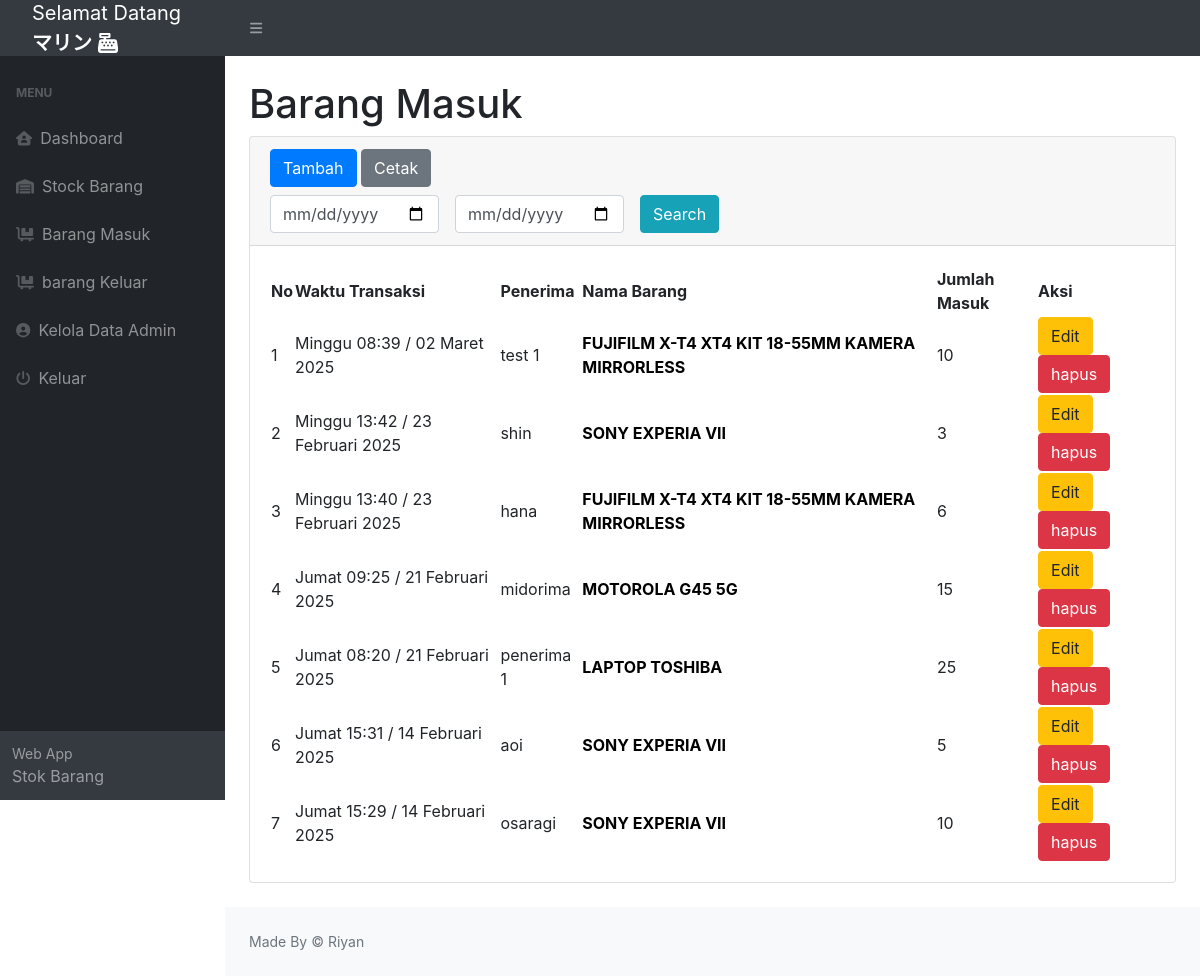
Page /goodsEnter.php (signed in) on the committed database.
### tables this page shows
CREATE TABLE `goods_enter` (
  `id_enter` int NOT NULL,
  `goods_id` int NOT NULL,
  `time_in` timestamp NOT NULL DEFAULT CURRENT_TIMESTAMP,
  `accepted` varchar(70) NOT NULL,
  `qty` int NOT NULL
);

CREATE TABLE `goods` (
  `id_goods` int NOT NULL,
  `goods_name` varchar(70) NOT NULL,
  `description` varchar(100) NOT NULL,
  `stock` int NOT NULL,
  `image` varchar(100) DEFAULT NULL
);

### timeFormat.php (called while the page is built)
<?php
$time = strtotime($data['time_in']);
$hari = ['Minggu', 'Senin', 'Selasa', 'Rabu', 'Kamis', 'Jumat', 'Sabtu'];
$bulan = ['Januari', 'Februari', 'Maret', 'April', 'Mei', 'Juni', 'Juli', 'Agustus', 'September', 'Oktober', 'November', 'Desember'];
$format_tanggal = $hari[date('w', $time)] . " " . date('H:i', $time) . " / " . date('d', $time) . " " . $bulan[date('n', $time) - 1] . " " . date('Y', $time);

### goodsEnter.php (the view, shortened to what this page needs)
<?php
include 'connection.php';
try {
    if (isset($_POST['dateFilter'])) {
        $startDate = $_POST['filterDateStart'];
        $endDate = $_POST['filterDateUntil'];
        if (!empty($startDate) && !empty($endDate)) {
            $query = $db->prepare("SELECT goods_enter.*, goods.goods_name, goods.image,goods.description
                                    FROM goods_enter
                                    INNER JOIN goods ON goods_enter.goods_id = goods.id_goods
                                    WHERE time_in BETWEEN :startDate AND DATE_ADD(:endDate, INTERVAL 1 DAY)
                                    ORDER BY time_in DESC");
            $query->bindParam(':startDate', $startDate);
            $query->bindParam(':endDate', $endDate);
            $query->execute();
            $dataTransaksi = $query->fetchAll();
        } else {
            $query = $db->query("SELECT goods_enter.*, goods.goods_name, goods.image,goods.description
                                    FROM goods_enter
                                    INNER JOIN goods ON goods_enter.goods_id = goods.id_goods
                                    ORDER BY time_in DESC");
            $dataTransaksi = $query->fetchAll();
        }
    } else {
        $query = $db->query("SELECT goods_enter.*, goods.goods_name, goods.image, goods.description
                                    FROM goods_enter
                                    INNER JOIN goods ON goods_enter.goods_id = goods.id_goods
                                    ORDER BY time_in DESC");
        $dataTransaksi = $query->fetchAll();
    }
} catch (Exception $e) {
    echo "Gagal :" . $e->getMessage();
}
?>
<!DOCTYPE html>
<html lang="en">
<head>
    <link href="https://cdn.jsdelivr.net/npm/simple-datatables@7.1.2/dist/style.min.css" rel="stylesheet" />
    <link href="css/styles.css" rel="stylesheet" />
    <link rel="stylesheet" href="https://cdn.jsdelivr.net/npm/bootstrap@4.6.2/dist/css/bootstrap.min.css">
    <link rel="stylesheet" href="css/imageStyle.css">
</head>
<body class="sb-nav-fixed">
    <nav class="sb-topnav navbar navbar-expand navbar-dark bg-dark">
        <a class="navbar-brand ps-3" href="index.php"> Selamat Datang <br>
            <b><?= $_SESSION['name']; ?></b>
            <i class="fas fa-cash-register"></i>
        </a>
        <button class="btn btn-link btn-sm order-1 order-lg-0 me-4 me-lg-0" id="sidebarToggle" href="#!"><i
                class="fas fa-bars"></i></button>
    </nav>
    <div id="layoutSidenav">
        <div id="layoutSidenav_nav">
            <nav class="sb-sidenav accordion sb-sidenav-dark" id="sidenavAccordion">
                <div class="sb-sidenav-menu">
                    <div class="sb-sidenav-menu">
                        <div class="nav">
                            <div class="sb-sidenav-menu-heading">Menu</div>
                            <a class="nav-link" href="index.php">
                                <div class="sb-nav-link-icon"><i class="fa-solid fa-house-user"></i></div>
                                Dashboard
                            </a>
                            <a class="nav-link" href="goodsList.php">
                                <div class="sb-nav-link-icon"><i class="fas fa-warehouse"></i></div>
                                Stock Barang
                            </a>
                            <a class="nav-link" href="goodsEnter.php">
                                <div class="sb-nav-link-icon"><i class="fas fa-dolly-flatbed"></i></div>
                                Barang Masuk
                            </a>
                            <a class="nav-link" href="goodsOut.php">
                                <div class="sb-nav-link-icon"><i class="fas fa-dolly-flatbed"></i></div>
                                barang Keluar
                            </a>
                            <a class="nav-link" href="usersList.php">
                                <div class="sb-nav-link-icon"><i class="fas fa-user-circle"></i></div>
                                Kelola Data Admin
                            </a>
                            <a class="nav-link" href="logout.php">
                                <div class="sb-nav-link-icon"><i class="fas fa-power-off"></class=>></i></div>
                                Keluar
                            </a>
                        </div>
                    </div>
                </div>
                <div class="sb-sidenav-footer">
                    <div class="small">Web App</div>
                    Stok Barang
                </div>
            </nav>
        </div>
        <div id="layoutSidenav_content">
            <main>
                <div class="container-fluid px-4">
                    <h1 class="mt-4">Barang Masuk </h1>
                    <div class="card mb-4">
                        <div class="card-header">
                            <button type="button" class="btn btn-primary" data-bs-toggle="modal"
                                data-bs-target="#tambahBarang">
                                Tambah
                            </button>
                            <a href="exportGoodsEnter.php" class="btn btn-secondary">Cetak</a>
                            <br>
                            <div class="row mt-2">
                                <div class="col">
                                    <form method="POST" class="form-inline">
                                        <input type="date" name="filterDateStart" class="form-control">
                                        <input type="date" name="filterDateUntil" class="form-control ml-3">
                                        <button type="submit" name="dateFilter" class="btn btn-info ml-3">Search</button>
                                    </form>
                                </div>
                            </div>
                        </div>
                        <div class="card-body">
                            <table id="datatablesSimple">
                                <thead>
                                    <tr>
                                        <th>No</th>
                                        <th>Waktu Transaksi</th>
                                        <th>Penerima</th>
                                        <th>Nama Barang</th>
                                        <th>Jumlah Masuk</th>
                                        <th>Aksi</th>
                                    </tr>
                                </thead>
                                <tbody>
                                    <?php foreach ($dataTransaksi as $index => $data) : ?>
                                        <?php include("timeFormat.php"); ?>
                                        <tr>
                                            <td> <?= $index + 1 ?> </td>
                                            <td> <?= $format_tanggal; ?> </td>
                                            <td><?= $data['accepted'] ?></td>
                                            <td><a href="detailGoods.php?id_goods=<?= $data['goods_id'] ?>" style="color: black; text-decoration: true;"><b><?= $data['description'] ?></b></a></td>
                                            <td><?= $data['qty'] ?></td>
                                            <td>
                                                <button type="button" class="btn btn-warning" data-bs-toggle="modal"
                                                    data-bs-target="#editMasuk<?= $data['id_enter'] ?>">
                                                    Edit
                                                </button>
                                                <button type="button" class="btn btn-danger" data-bs-toggle="modal"
                                                    data-bs-target="#hapusMasuk<?= $data['id_enter'] ?>">
                                                    hapus
                                                </button>
                                            </td>
                                        </tr>
                                    <?php endforeach; ?>
                                </tbody>
                            </table>
                        </div>
                    </div>
                </div>
            </main>
            <footer class="py-4 bg-light mt-auto">
                <div class="container-fluid px-4">
                    <div class="d-flex align-items-center justify-content-between small">
                        <div class="text-muted">Made By &copy; Riyan</div>
                    </div>
                </div>
            </footer>
        </div>
    </div>
</body>
</html>

### css/imageStyle.css (style rules this page uses)
a { color: black; text-decoration: none; }

### rows in the picture
goods_enter: time_in "Minggu 08:39 / 02 Maret 2025", accepted "test 1", goods.description "FUJIFILM X-T4 XT4 KIT 18-55MM KAMERA MIRRORLESS", qty "10"
goods_enter: time_in "Minggu 13:42 / 23 Februari 2025", accepted "shin", goods.description "SONY EXPERIA VII", qty "3"
goods_enter: time_in "Minggu 13:40 / 23 Februari 2025", accepted "hana", goods.description "FUJIFILM X-T4 XT4 KIT 18-55MM KAMERA MIRRORLESS", qty "6"
goods_enter: time_in "Jumat 09:25 / 21 Februari 2025", accepted "midorima", goods.description "MOTOROLA G45 5G", qty "15"
goods_enter: time_in "Jumat 08:20 / 21 Februari 2025", accepted "penerima 1", goods.description "LAPTOP TOSHIBA", qty "25"
goods_enter: time_in "Jumat 15:31 / 14 Februari 2025", accepted "aoi", goods.description "SONY EXPERIA VII", qty "5"
goods_enter: time_in "Jumat 15:29 / 14 Februari 2025", accepted "osaragi", goods.description "SONY EXPERIA VII", qty "10"

### other values in the picture
$_SESSION['name'] "マリン"
